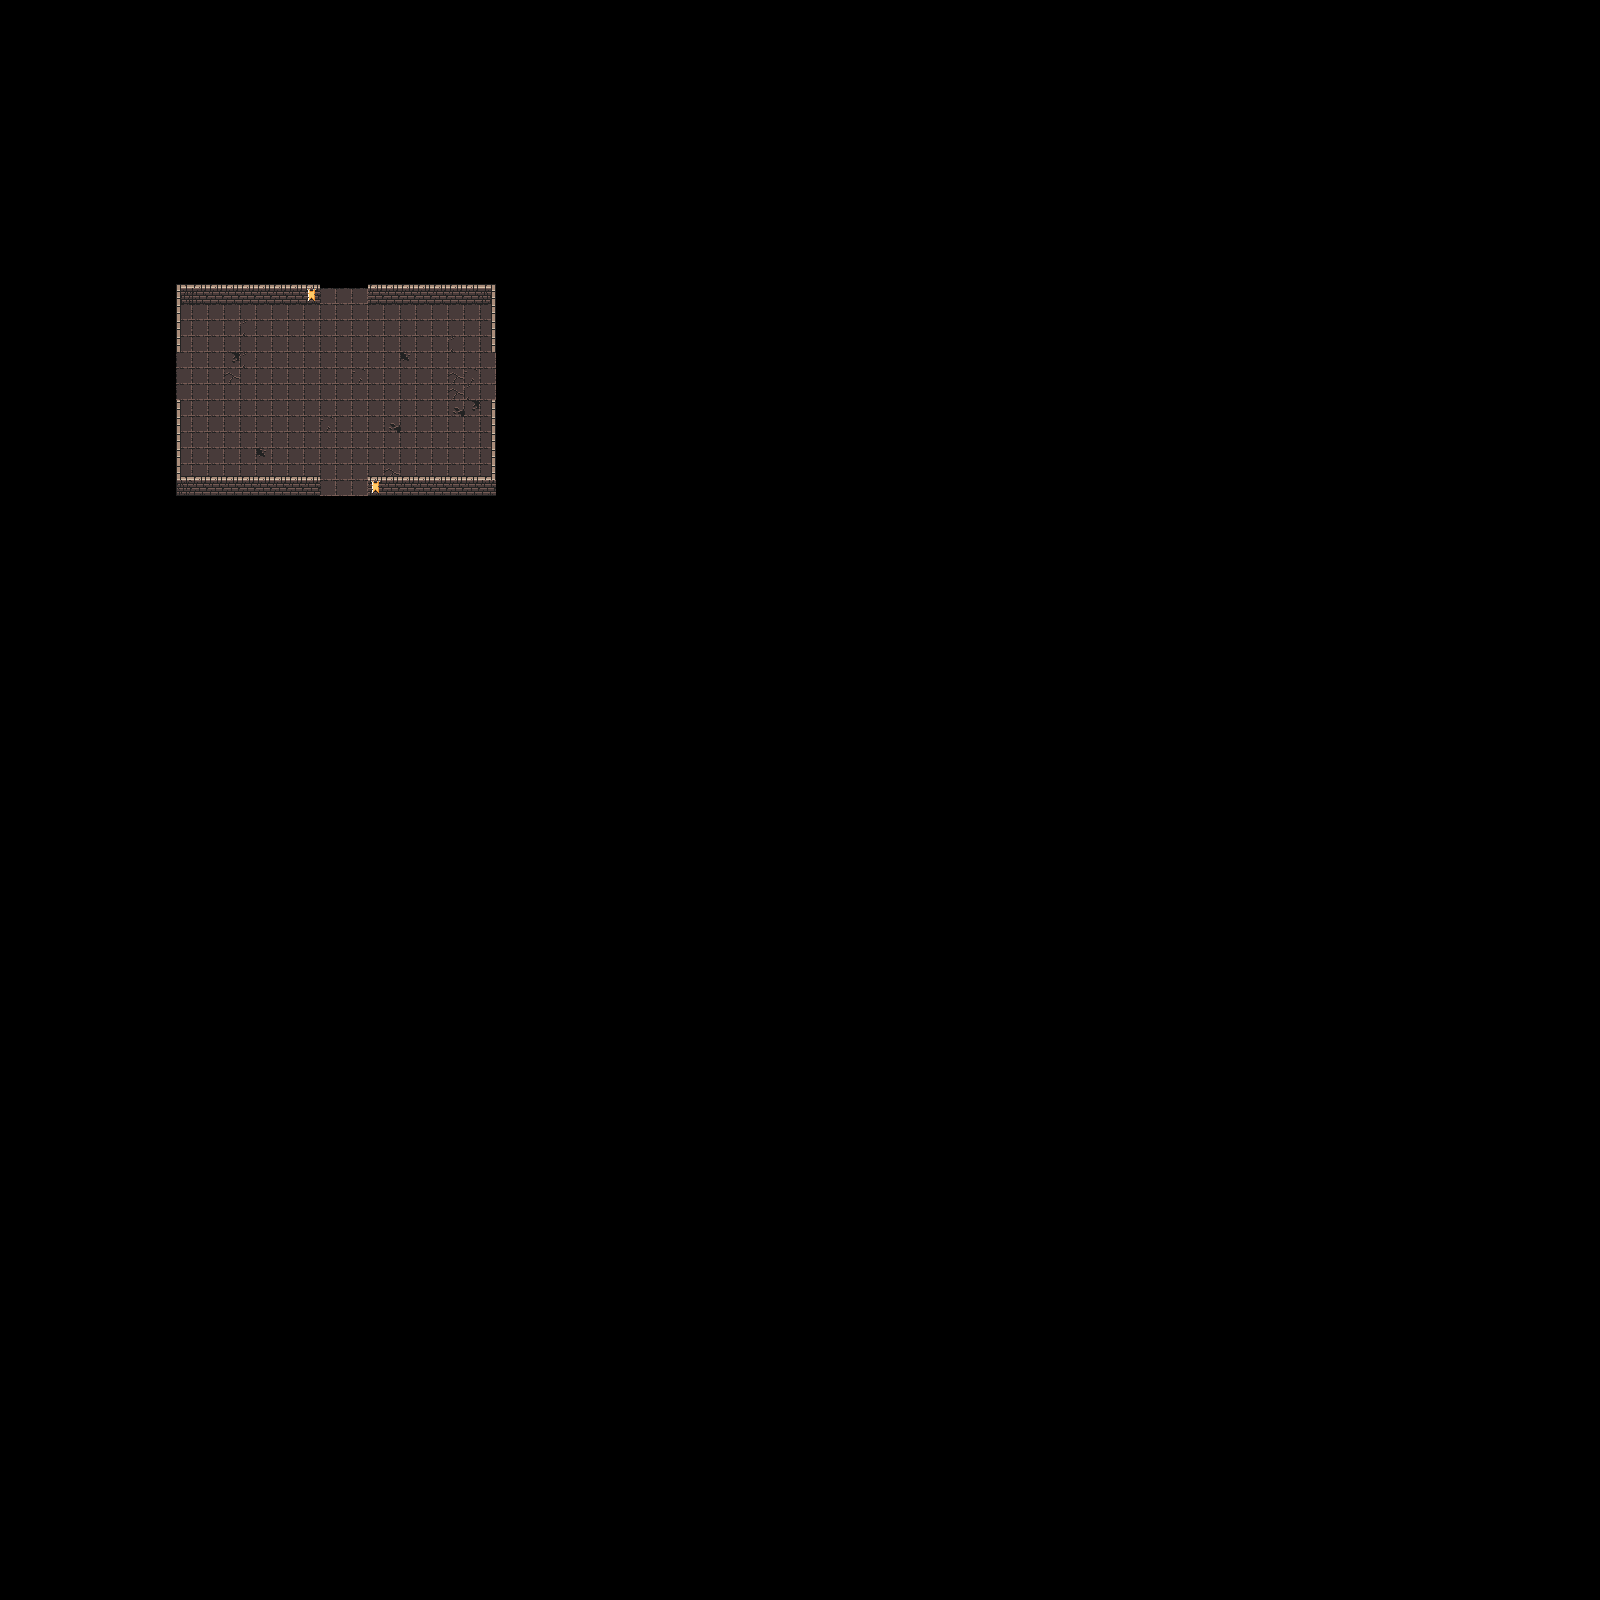

This game map was drawn from its Tiled (.tmx) file and the tilesets committed beside it. A one-line description and the trimmed map source follow:
An orthogonal 100x100 tile map with 16x16 px tiles, 2 tile layers (ground, wall), 4 hidden layers not drawn.

<map version="1.10" tiledversion="1.10.1" orientation="orthogonal" renderorder="right-down" width="100" height="100" tilewidth="16" tileheight="16" infinite="0" nextlayerid="18" nextobjectid="9">
 <editorsettings>
  <export target="same-scene.json" format="json" />
 </editorsettings>
 <tileset firstgid="1" name="dungeon" tilewidth="16" tileheight="16" tilecount="160" columns="10">
  <image source="../tiles/dungeon_tiles.png" width="160" height="256" />
  <tile id="0">
   <properties>
    <property name="collides" type="bool" value="false" />
   </properties>
  </tile>
  <tile id="1">
   <properties>
    <property name="collides" type="bool" value="false" />
   </properties>
  </tile>
  <tile id="2">
   <properties>
    <property name="collides" type="bool" value="false" />
   </properties>
  </tile>
  <tile id="3">
   <properties>
    <property name="collides" type="bool" value="false" />
   </properties>
  </tile>
  <tile id="4">
   <properties>
    <property name="collides" type="bool" value="false" />
   </properties>
  </tile>
  <tile id="5">
   <properties>
    <property name="collides" type="bool" value="false" />
   </properties>
  </tile>
  <tile id="6">
   <properties>
    <property name="collides" type="bool" value="false" />
   </properties>
  </tile>
  <tile id="10">
   <properties>
    <property name="collides" type="bool" value="false" />
   </properties>
  </tile>
  <tile id="11">
   <properties>
    <property name="collides" type="bool" value="true" />
   </properties>
  </tile>
  <tile id="12">
   <properties>
    <property name="collides" type="bool" value="true" />
   </properties>
  </tile>
  <tile id="13">
   <properties>
    <property name="collides" type="bool" value="true" />
   </properties>
  </tile>
  <tile id="14">
   <properties>
    <property name="collides" type="bool" value="true" />
   </properties>
  </tile>
  <tile id="15">
   <properties>
    <property name="collides" type="bool" value="true" />
   </properties>
  </tile>
  <tile id="16">
   <properties>
    <property name="collides" type="bool" value="true" />
   </properties>
  </tile>
  <tile id="18">
   <properties>
    <property name="collides" type="bool" value="false" />
   </properties>
  </tile>
  <tile id="20">
   <properties>
    <property name="collides" type="bool" value="false" />
   </properties>
  </tile>
  <tile id="21">
   <properties>
    <property name="collides" type="bool" value="true" />
   </properties>
  </tile>
  <tile id="22">
   <properties>
    <property name="collides" type="bool" value="true" />
   </properties>
  </tile>
  <tile id="23">
   <properties>
    <property name="collides" type="bool" value="true" />
   </properties>
  </tile>
  <tile id="24">
   <properties>
    <property name="collides" type="bool" value="true" />
   </properties>
  </tile>
  <tile id="25">
   <properties>
    <property name="collides" type="bool" value="true" />
   </properties>
  </tile>
  <tile id="26">
   <properties>
    <property name="collides" type="bool" value="true" />
   </properties>
  </tile>
  <tile id="28">
   <properties>
    <property name="collides" type="bool" value="false" />
   </properties>
  </tile>
  <tile id="30">
   <properties>
    <property name="collides" type="bool" value="false" />
   </properties>
  </tile>
  <tile id="31">
   <properties>
    <property name="collides" type="bool" value="true" />
   </properties>
  </tile>
  <tile id="32">
   <properties>
    <property name="collides" type="bool" value="true" />
   </properties>
  </tile>
  <tile id="33">
   <properties>
    <property name="collides" type="bool" value="true" />
   </properties>
  </tile>
  <tile id="34">
   <properties>
    <property name="collides" type="bool" value="true" />
   </properties>
  </tile>
  <tile id="35">
   <properties>
    <property name="collides" type="bool" value="true" />
   </properties>
  </tile>
  <tile id="36">
   <properties>
    <property name="collides" type="bool" value="true" />
   </properties>
  </tile>
  <tile id="38">
   <properties>
    <property name="collides" type="bool" value="false" />
   </properties>
  </tile>
  <tile id="40">
   <properties>
    <property name="collides" type="bool" value="false" />
   </properties>
  </tile>
  <tile id="41">
   <properties>
    <property name="collides" type="bool" value="false" />
   </properties>
  </tile>
  <tile id="42">
   <properties>
    <property name="collides" type="bool" value="false" />
   </properties>
  </tile>
  <tile id="43">
   <properties>
    <property name="collides" type="bool" value="false" />
   </properties>
  </tile>
  <tile id="44">
   <properties>
    <property name="collides" type="bool" value="false" />
   </properties>
  </tile>
  <tile id="45">
   <properties>
    <property name="collides" type="bool" value="false" />
   </properties>
  </tile>
  <tile id="46">
   <properties>
    <property name="collides" type="bool" value="false" />
   </properties>
  </tile>
  <tile id="50">
   <properties>
    <property name="collides" type="bool" value="false" />
   </properties>
  </tile>
  <tile id="51">
   <properties>
    <property name="collides" type="bool" value="false" />
   </properties>
  </tile>
  <tile id="52">
   <properties>
    <property name="collides" type="bool" value="false" />
   </properties>
  </tile>
  <tile id="53">
   <properties>
    <property name="collides" type="bool" value="false" />
   </properties>
  </tile>
  <tile id="54">
   <properties>
    <property name="collides" type="bool" value="false" />
   </properties>
  </tile>
  <tile id="55">
   <properties>
    <property name="collides" type="bool" value="true" />
   </properties>
  </tile>
  <tile id="56">
   <properties>
    <property name="collides" type="bool" value="true" />
   </properties>
  </tile>
  <tile id="60">
   <properties>
    <property name="collides" type="bool" value="false" />
   </properties>
  </tile>
  <tile id="61">
   <properties>
    <property name="collides" type="bool" value="false" />
   </properties>
  </tile>
  <tile id="62">
   <properties>
    <property name="collides" type="bool" value="false" />
   </properties>
  </tile>
  <tile id="63">
   <properties>
    <property name="collides" type="bool" value="false" />
   </properties>
  </tile>
  <tile id="64">
   <properties>
    <property name="collides" type="bool" value="false" />
   </properties>
  </tile>
  <tile id="65">
   <properties>
    <property name="collides" type="bool" value="true" />
   </properties>
  </tile>
  <tile id="66">
   <properties>
    <property name="collides" type="bool" value="true" />
   </properties>
  </tile>
  <tile id="70">
   <properties>
    <property name="collides" type="bool" value="false" />
   </properties>
  </tile>
  <tile id="71">
   <properties>
    <property name="collides" type="bool" value="false" />
   </properties>
  </tile>
  <tile id="72">
   <properties>
    <property name="collides" type="bool" value="false" />
   </properties>
  </tile>
  <tile id="73">
   <properties>
    <property name="collides" type="bool" value="false" />
   </properties>
  </tile>
  <tile id="74">
   <properties>
    <property name="collides" type="bool" value="false" />
   </properties>
  </tile>
  <tile id="75">
   <properties>
    <property name="collides" type="bool" value="true" />
   </properties>
  </tile>
  <tile id="76">
   <properties>
    <property name="collides" type="bool" value="true" />
   </properties>
  </tile>
  <tile id="80">
   <properties>
    <property name="collides" type="bool" value="true" />
   </properties>
  </tile>
  <tile id="81">
   <properties>
    <property name="collides" type="bool" value="true" />
   </properties>
  </tile>
  <tile id="82">
   <properties>
    <property name="collides" type="bool" value="true" />
   </properties>
  </tile>
  <tile id="83">
   <properties>
    <property name="collides" type="bool" value="true" />
   </properties>
  </tile>
  <tile id="84">
   <properties>
    <property name="collides" type="bool" value="false" />
   </properties>
  </tile>
  <tile id="85">
   <properties>
    <property name="collides" type="bool" value="false" />
   </properties>
  </tile>
  <tile id="86">
   <properties>
    <property name="collides" type="bool" value="false" />
   </properties>
  </tile>
  <tile id="90">
   <properties>
    <property name="collides" type="bool" value="true" />
   </properties>
  </tile>
  <tile id="91">
   <properties>
    <property name="collides" type="bool" value="true" />
   </properties>
  </tile>
  <tile id="92">
   <properties>
    <property name="collides" type="bool" value="false" />
   </properties>
  </tile>
  <tile id="93">
   <properties>
    <property name="collides" type="bool" value="false" />
   </properties>
  </tile>
  <tile id="94">
   <properties>
    <property name="collides" type="bool" value="true" />
   </properties>
  </tile>
  <tile id="95">
   <properties>
    <property name="collides" type="bool" value="true" />
   </properties>
  </tile>
  <tile id="96">
   <properties>
    <property name="collides" type="bool" value="false" />
   </properties>
  </tile>
  <tile id="100">
   <properties>
    <property name="collides" type="bool" value="false" />
   </properties>
  </tile>
  <tile id="101">
   <properties>
    <property name="collides" type="bool" value="false" />
   </properties>
  </tile>
  <tile id="102">
   <properties>
    <property name="collides" type="bool" value="true" />
   </properties>
  </tile>
  <tile id="103">
   <properties>
    <property name="collides" type="bool" value="true" />
   </properties>
  </tile>
  <tile id="104">
   <properties>
    <property name="collides" type="bool" value="false" />
   </properties>
  </tile>
  <tile id="105">
   <properties>
    <property name="collides" type="bool" value="false" />
   </properties>
  </tile>
  <tile id="106">
   <properties>
    <property name="collides" type="bool" value="false" />
   </properties>
  </tile>
  <tile id="110">
   <properties>
    <property name="collides" type="bool" value="false" />
   </properties>
  </tile>
  <tile id="111">
   <properties>
    <property name="collides" type="bool" value="false" />
   </properties>
  </tile>
  <tile id="112">
   <properties>
    <property name="collides" type="bool" value="false" />
   </properties>
  </tile>
  <tile id="113">
   <properties>
    <property name="collides" type="bool" value="false" />
   </properties>
  </tile>
  <tile id="114">
   <properties>
    <property name="collides" type="bool" value="false" />
   </properties>
  </tile>
  <tile id="115">
   <properties>
    <property name="collides" type="bool" value="false" />
   </properties>
  </tile>
  <tile id="116">
   <properties>
    <property name="collides" type="bool" value="false" />
   </properties>
  </tile>
  <tile id="120">
   <properties>
    <property name="collides" type="bool" value="false" />
   </properties>
  </tile>
  <tile id="121">
   <properties>
    <property name="collides" type="bool" value="false" />
   </properties>
  </tile>
  <tile id="122">
   <properties>
    <property name="collides" type="bool" value="false" />
   </properties>
  </tile>
  <tile id="123">
   <properties>
    <property name="collides" type="bool" value="false" />
   </properties>
  </tile>
  <tile id="124">
   <properties>
    <property name="collides" type="bool" value="false" />
   </properties>
  </tile>
  <tile id="125">
   <properties>
    <property name="collides" type="bool" value="false" />
   </properties>
  </tile>
  <tile id="126">
   <properties>
    <property name="collides" type="bool" value="false" />
   </properties>
  </tile>
  <tile id="130">
   <properties>
    <property name="collides" type="bool" value="false" />
   </properties>
  </tile>
  <tile id="131">
   <properties>
    <property name="collides" type="bool" value="false" />
   </properties>
  </tile>
  <tile id="132">
   <properties>
    <property name="collides" type="bool" value="false" />
   </properties>
  </tile>
  <tile id="133">
   <properties>
    <property name="collides" type="bool" value="false" />
   </properties>
  </tile>
  <tile id="134">
   <properties>
    <property name="collides" type="bool" value="false" />
   </properties>
  </tile>
  <tile id="135">
   <properties>
    <property name="collides" type="bool" value="false" />
   </properties>
  </tile>
  <tile id="136">
   <properties>
    <property name="collides" type="bool" value="false" />
   </properties>
  </tile>
  <tile id="140">
   <properties>
    <property name="collides" type="bool" value="false" />
   </properties>
  </tile>
  <tile id="141">
   <properties>
    <property name="collides" type="bool" value="false" />
   </properties>
  </tile>
  <tile id="142">
   <properties>
    <property name="collides" type="bool" value="false" />
   </properties>
  </tile>
  <tile id="143">
   <properties>
    <property name="collides" type="bool" value="false" />
   </properties>
  </tile>
  <tile id="144">
   <properties>
    <property name="collides" type="bool" value="false" />
   </properties>
  </tile>
  <tile id="145">
   <properties>
    <property name="collides" type="bool" value="false" />
   </properties>
  </tile>
  <tile id="146">
   <properties>
    <property name="collides" type="bool" value="false" />
   </properties>
  </tile>
 </tileset>
 <layer id="12" name="ground" width="100" height="100">
  <data>[10000 cells, 228 non-empty, 8 distinct tile ids]</data>
 </layer>
 <layer id="10" name="wall" width="100" height="100">
  <data>[10000 cells, 96 non-empty, 14 distinct tile ids]</data>
 </layer>
 <layer id="14" name="north" width="100" height="100" visible="0">
  <data>[10000 cells, 9 non-empty, 3 distinct tile ids]</data>
 </layer>
 <layer id="15" name="east" width="100" height="100" visible="0">
  <data>[10000 cells, 3 non-empty, 1 distinct tile ids]</data>
 </layer>
 <layer id="16" name="south" width="100" height="100" visible="0">
  <data>[10000 cells, 6 non-empty, 2 distinct tile ids]</data>
 </layer>
 <layer id="17" name="west" width="100" height="100" visible="0">
  <data>[10000 cells, 3 non-empty, 1 distinct tile ids]</data>
 </layer>
</map>
